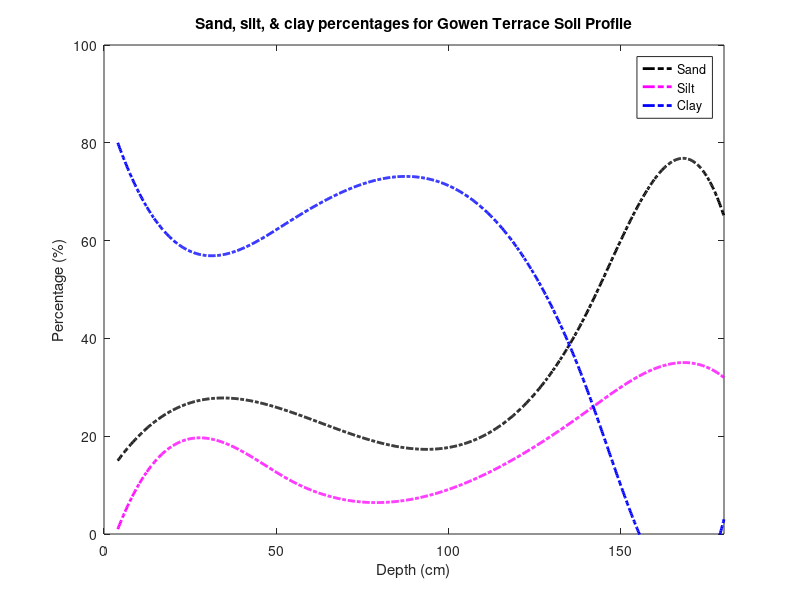

The MATLAB source for this figure: (Note: this script raises an error after producing the figure.)
%% This script was written by Alexandra Friel for Geomorphology Soil Analysis 

%%

depth = [4 10 54 140 150 180]; %O layer to C layer, in cm

sand = [15 20 25 45 60 65]; %percent sand
silt = [1 10 11 25 30 32]; %percent silt
clay = [80 70 64 30 10 3]; %percent clay

depth_smooth = linspace(depth(1), depth(end), 1000);
sand_smooth = spline(depth, sand, depth_smooth);
silt_smooth = spline(depth, silt, depth_smooth);
clay_smooth = spline(depth, clay, depth_smooth);

figure;
plot(depth_smooth, sand_smooth, '-.k', 'LineWidth', 2);
hold on;
plot(depth_smooth, silt_smooth, '-.m', 'LineWidth', 2);
plot(depth_smooth, clay_smooth, '-.b', 'LineWidth', 2);
ylabel('Percentage (%)');
xlabel('Depth (cm)');
title('Sand, silt, & clay percentages for Gowen Terrace Soil Profile')
legend('Sand', 'Silt', 'Clay');

% Set axis limits
xlim([0 180]);
ylim([0 100]);


%% Percentage of Calcium Carbonate

depth = [4, 10, 54, 140, 150, 180]; % depth in cm
CaCO3_percent = [0, 0, 5, 10, 60, 80]; % CaCO3 percentage

CaCO3_smooth = movmean(CaCO3_percent, window_size);

plot(depth, CaCO3_smooth,'m'); % plot smoothed curve
hold off;

% Add labels and title
xlabel('Depth (cm)');
ylabel('CaCO3 percentage (%)');
title('CaCO3 percentages vs. Depth at Gowen Terrace');

%% Gravel 
depth = [4 10 54 140 150 180];
gravel_percentage = [1 5 10 15 25 30]; 

plot(depth, gravel_percentage,'b')
xlabel('Depth in cm')
ylabel('Gravel content percentage')
title('percentage of gravel vs. depth')
